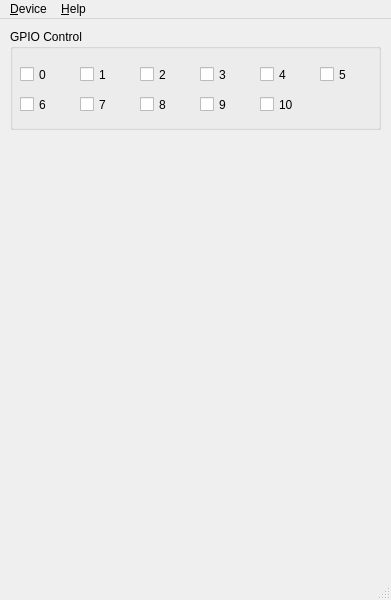
<?xml version="1.0" encoding="UTF-8"?>
<ui version="4.0">
 <class>CommanderWindow</class>
 <widget class="QMainWindow" name="CommanderWindow">
  <property name="geometry">
   <rect>
    <x>0</x>
    <y>0</y>
    <width>391</width>
    <height>600</height>
   </rect>
  </property>
  <property name="minimumSize">
   <size>
    <width>391</width>
    <height>0</height>
   </size>
  </property>
  <property name="maximumSize">
   <size>
    <width>391</width>
    <height>16777215</height>
   </size>
  </property>
  <property name="windowTitle">
   <string>CP2130 Device</string>
  </property>
  <property name="windowIcon">
   <iconset resource="resources.qrc">
    <normaloff>:/icons/icons/active64.png</normaloff>
    <normalon>:/icons/icons/active64.png</normalon>
    <disabledoff>:/icons/icons/greyed64.png</disabledoff>
    <disabledon>:/icons/icons/greyed64.png</disabledon>
    <activeoff>:/icons/icons/active64.png</activeoff>
    <activeon>:/icons/icons/active64.png</activeon>
    <selectedoff>:/icons/icons/selected64.png</selectedoff>
    <selectedon>:/icons/icons/selected64.png</selectedon>:/icons/icons/active64.png</iconset>
  </property>
  <property name="locale">
   <locale language="English" country="UnitedStates"/>
  </property>
  <widget class="QWidget" name="centralWidget">
   <widget class="QGroupBox" name="groupBoxGPIOControl">
    <property name="geometry">
     <rect>
      <x>10</x>
      <y>10</y>
      <width>371</width>
      <height>101</height>
     </rect>
    </property>
    <property name="title">
     <string>GPIO Control</string>
    </property>
    <widget class="QCheckBox" name="checkBoxGPIO0">
     <property name="geometry">
      <rect>
       <x>10</x>
       <y>35</y>
       <width>51</width>
       <height>21</height>
      </rect>
     </property>
     <property name="text">
      <string>0</string>
     </property>
    </widget>
    <widget class="QCheckBox" name="checkBoxGPIO1">
     <property name="geometry">
      <rect>
       <x>70</x>
       <y>35</y>
       <width>51</width>
       <height>21</height>
      </rect>
     </property>
     <property name="text">
      <string>1</string>
     </property>
    </widget>
    <widget class="QCheckBox" name="checkBoxGPIO2">
     <property name="geometry">
      <rect>
       <x>130</x>
       <y>35</y>
       <width>51</width>
       <height>21</height>
      </rect>
     </property>
     <property name="text">
      <string>2</string>
     </property>
    </widget>
    <widget class="QCheckBox" name="checkBoxGPIO3">
     <property name="geometry">
      <rect>
       <x>190</x>
       <y>35</y>
       <width>51</width>
       <height>21</height>
      </rect>
     </property>
     <property name="text">
      <string>3</string>
     </property>
    </widget>
    <widget class="QCheckBox" name="checkBoxGPIO4">
     <property name="geometry">
      <rect>
       <x>250</x>
       <y>35</y>
       <width>51</width>
       <height>21</height>
      </rect>
     </property>
     <property name="text">
      <string>4</string>
     </property>
    </widget>
    <widget class="QCheckBox" name="checkBoxGPIO5">
     <property name="geometry">
      <rect>
       <x>310</x>
       <y>35</y>
       <width>51</width>
       <height>21</height>
      </rect>
     </property>
     <property name="text">
      <string>5</string>
     </property>
    </widget>
    <widget class="QCheckBox" name="checkBoxGPIO6">
     <property name="geometry">
      <rect>
       <x>10</x>
       <y>65</y>
       <width>51</width>
       <height>21</height>
      </rect>
     </property>
     <property name="text">
      <string>6</string>
     </property>
    </widget>
    <widget class="QCheckBox" name="checkBoxGPIO7">
     <property name="geometry">
      <rect>
       <x>70</x>
       <y>65</y>
       <width>51</width>
       <height>21</height>
      </rect>
     </property>
     <property name="text">
      <string>7</string>
     </property>
    </widget>
    <widget class="QCheckBox" name="checkBoxGPIO8">
     <property name="geometry">
      <rect>
       <x>130</x>
       <y>65</y>
       <width>51</width>
       <height>21</height>
      </rect>
     </property>
     <property name="text">
      <string>8</string>
     </property>
    </widget>
    <widget class="QCheckBox" name="checkBoxGPIO9">
     <property name="geometry">
      <rect>
       <x>190</x>
       <y>65</y>
       <width>51</width>
       <height>21</height>
      </rect>
     </property>
     <property name="text">
      <string>9</string>
     </property>
    </widget>
    <widget class="QCheckBox" name="checkBoxGPIO10">
     <property name="geometry">
      <rect>
       <x>250</x>
       <y>65</y>
       <width>51</width>
       <height>21</height>
      </rect>
     </property>
     <property name="text">
      <string>10</string>
     </property>
    </widget>
   </widget>
  </widget>
  <widget class="QMenuBar" name="menuBar">
   <property name="geometry">
    <rect>
     <x>0</x>
     <y>0</y>
     <width>391</width>
     <height>30</height>
    </rect>
   </property>
   <widget class="QMenu" name="menuDevice">
    <property name="title">
     <string>&amp;Device</string>
    </property>
    <addaction name="actionClose"/>
   </widget>
   <widget class="QMenu" name="menuHelp">
    <property name="title">
     <string>&amp;Help</string>
    </property>
    <addaction name="actionAbout"/>
   </widget>
   <addaction name="menuDevice"/>
   <addaction name="menuHelp"/>
  </widget>
  <widget class="QStatusBar" name="statusBar"/>
  <action name="actionClose">
   <property name="text">
    <string>&amp;Close</string>
   </property>
   <property name="shortcut">
    <string>Ctrl+W</string>
   </property>
  </action>
  <action name="actionAbout">
   <property name="text">
    <string>&amp;About CP2130 Commander</string>
   </property>
  </action>
 </widget>
 <resources>
  <include location="resources.qrc"/>
 </resources>
 <connections/>
</ui>
